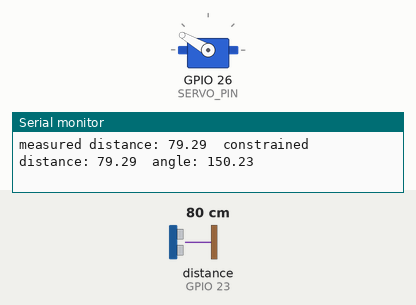
Recording of a sketch running on a simulated ESP32. On the bench: servo, the last lines printed to the serial monitor. Wiring (inferred from the names in the program): ultrasonic range finder: trigger GPIO 22; echo GPIO 23. The inputs (shaded band) are chosen by the test bench; at power-on: distance to the obstacle (sensor on GPIO 23) 80 cm. The echo pulse lasts 58.3 µs per cm.

Above: at 1.2 s.
1.3 s: distance to the obstacle (sensor on GPIO 23) set to 9 cm
At 2.2 s:
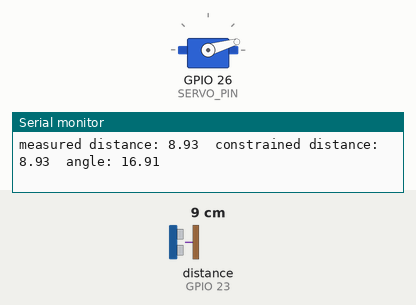
2.8 s: distance to the obstacle (sensor on GPIO 23) set to 60 cm
At 4.0 s:
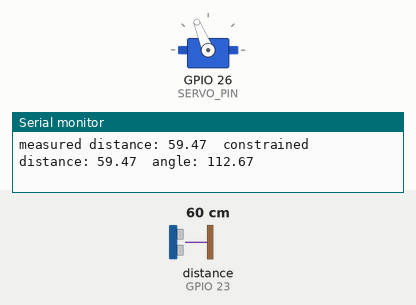
4.3 s: distance to the obstacle (sensor on GPIO 23) set to 18 cm
At 4.8 s:
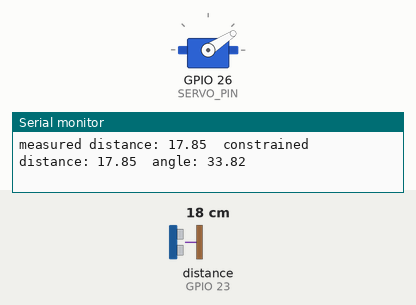
5.8 s: distance to the obstacle (sensor on GPIO 23) set to 35 cm
At 7.0 s:
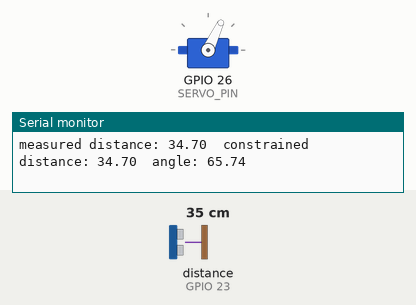
7.3 s: distance to the obstacle (sensor on GPIO 23) set to 120 cm
At 8.4 s:
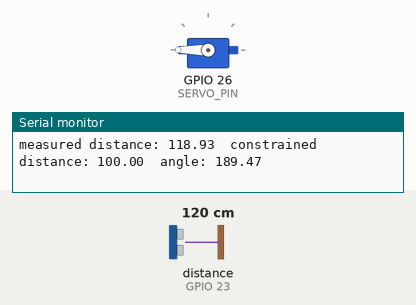
Timing chart, 0 to 9.8 s (numbered marks = the images above; inputs shaded):
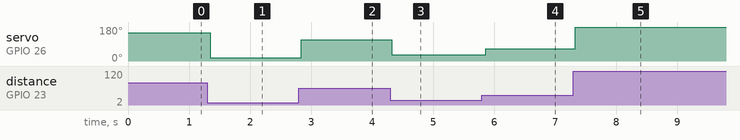

Measured:
- after the input at 1.3 s, servo on GPIO 26 (SERVO_PIN): 150° → 16° after 0.05 s
- after the input at 2.8 s, servo on GPIO 26 (SERVO_PIN): 16° → 112° at once
- after the input at 4.3 s, servo on GPIO 26 (SERVO_PIN): 112° → 33° at once
- after the input at 5.8 s, servo on GPIO 26 (SERVO_PIN): 33° → 65° after 0.06 s
- after the input at 7.3 s, servo on GPIO 26 (SERVO_PIN): 65° → 180° at once

The sketch:

Sensor-Actuator-Advanced.ino
```cpp
#include <Servo.h>

// Servo Motor
#define SERVO_PIN 26
Servo myServo;

//  Sensor HCSR-04
#define TRIG_PIN 22
#define ECHO_PIN 23

#define SOUND_SPEED 0.034
#define MAX_CM 100  // maximum (measurement range)
#define MIN_CM 5    // minimum (measurement range)


// === setup ===
void setup() {
  Serial.begin(9600);

  // servo motor
  myServo.attach(SERVO_PIN);
  myServo.write(0);

  // Sensor HCSR-04
  pinMode(TRIG_PIN, OUTPUT);  // Sets the trigPin as an Output
  pinMode(ECHO_PIN, INPUT);   // Sets the echoPin as an Input
}


// === loop ===
void loop() {
  // Sensor function call
  // return value from measurement and save it in distance variable
  float distance = measureCM();
  Serial.print("measured distance: ");
  Serial.print(distance);

  if (distance > MIN_CM) {
    // constrain the distance to our wanted range
    // constrain (value, minimum, maximum)
    float constrainedDistance = constrain(distance, MIN_CM, MAX_CM);
    Serial.print('\t');
    Serial.print("constrained distance: ");
    Serial.print(constrainedDistance);

    // float Mapping, costum formula instead of map() function
    float angle = constrainedDistance * 180.0 / (MAX_CM - MIN_CM);
    Serial.print('\t');
    Serial.print("angle: ");
    Serial.print(angle);

    // drive the servo motor according to the sensor value
    // if difference between current and future smaller than 1, do not move
    // > prevent servo from stuttering (optional)
    float currentAngle = myServo.read();

    if (abs(currentAngle - angle) > 1) {
      myServo.write(angle);
    }
  }

  Serial.println();
  delay(50);
}


// === Function: measuring CM ===
// returns measured CM as type float
float measureCM() {
  digitalWrite(TRIG_PIN, HIGH);
  delayMicroseconds(10);
  digitalWrite(TRIG_PIN, LOW);

  long duration = pulseIn(ECHO_PIN, HIGH, 20000); // 30 ms = max ~5m timeout
  if (duration == 0) return 0; // timeout: return 0

  float distanceCm = duration * SOUND_SPEED / 2;
  return distanceCm;
}
```
